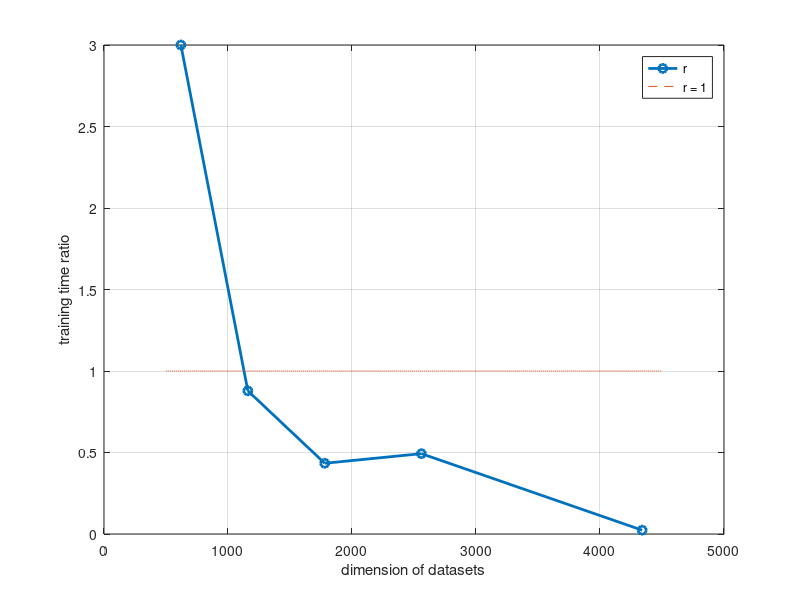

Source code (MATLAB):
c = [1.77,2.6,6.77,13.48,6.63];
b = [0.59,2.96,15.6,27.35,282];
x = [620,1160,1780,2560,4340];
 plot(x,c./b,'o-','LineWidth',2);
hold on
plot(500:1:4500,ones(1,length(500:1:4500)),'--')
grid on
xlabel('r'),ylabel('dimension of datasets') 
ylabel('r'),xlabel('dimension of datasets')
ylabel('training time ratio'),xlabel('dimension of datasets')
legend('r','r = 1')
